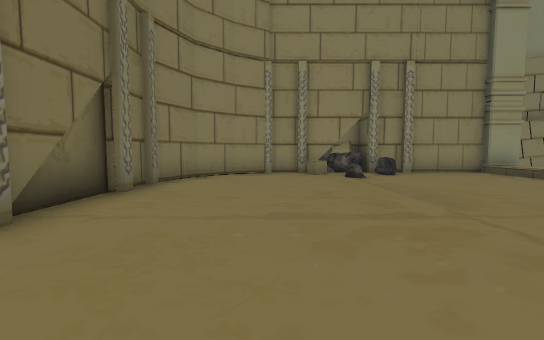
view 1 (above)

14 first-person views from a walk through a scene from a Unity 3-D project. The camera is 1.4 m above the floor, tilts 4° down and sees 90° across. The floor is counted in squares, 2 m on a side. Each view is taken from the middle of a square. On the plan, view 1 faces up. The plan holds only what a view shows up to about 9 squares ahead; the rest is blank. The place goes on beyond the plan. Some surface patterns are stand-ins.

view 2
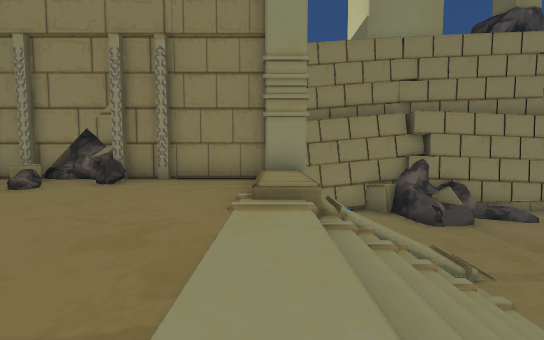

view 3
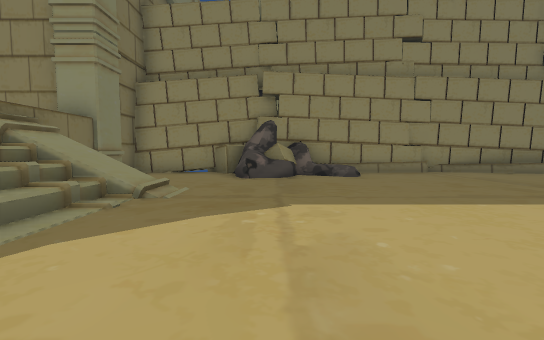

view 4
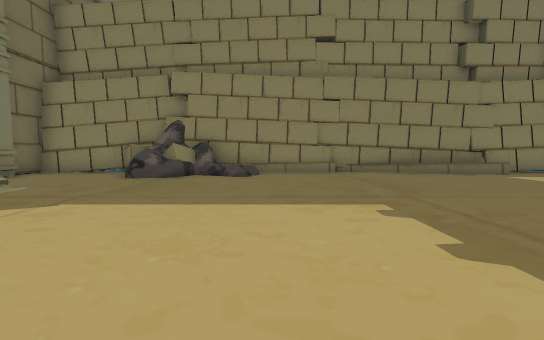

view 5
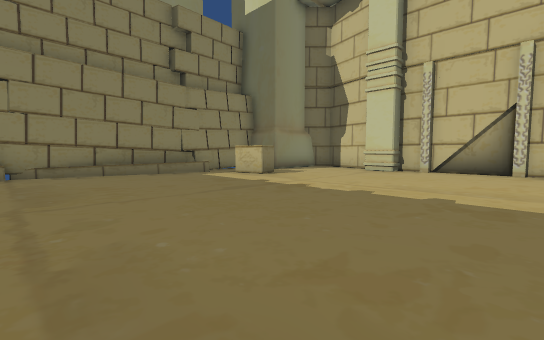

view 6
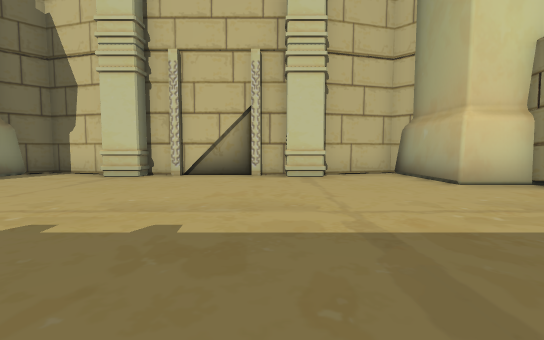

view 7
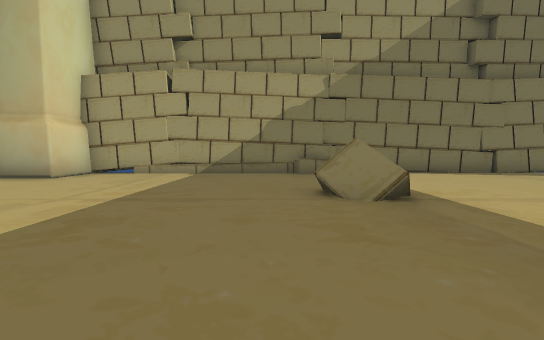

view 8
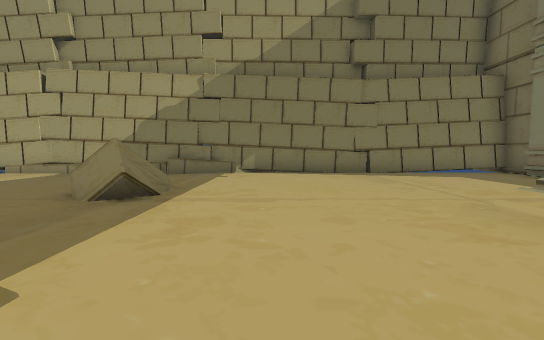

view 9
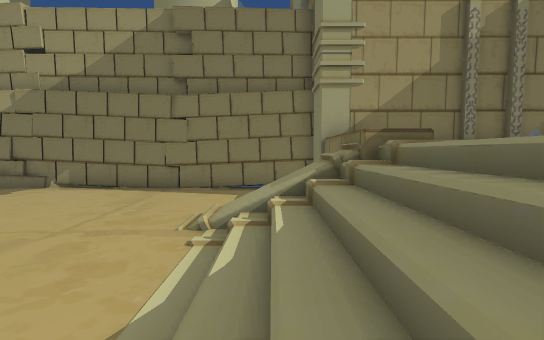

view 10
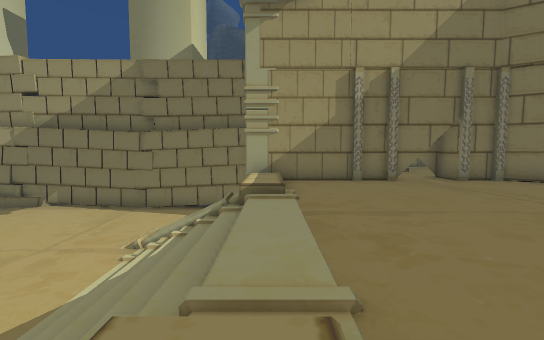

view 11
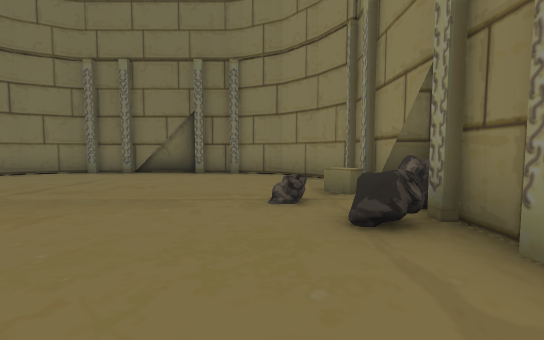

view 12
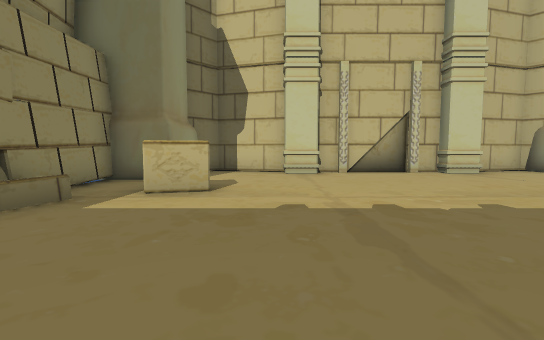

view 13
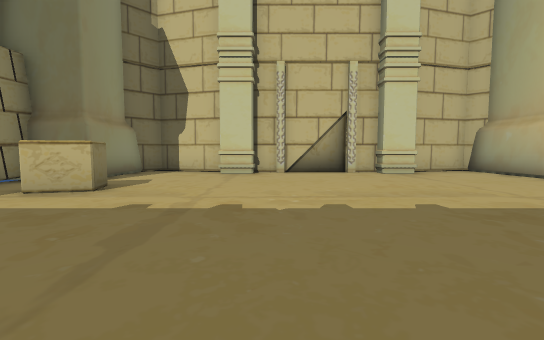

view 14
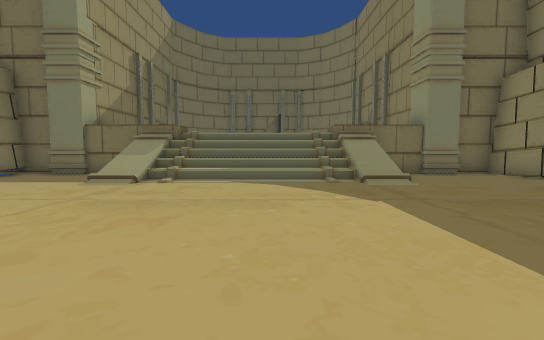

### Floor plan
Key: @ floor where view 1 was taken; # wall or solid block; . main floor; : floor 0.25 m higher than the main floor; + floor 2.5 m higher than the main floor; * floor 3 m higher than the main floor; / step, stairs or slope; = window, fence, low wall or low ledge; ^ raised ledge; v drop or lower ground; R rock.
Columns run from 3 left of view 1 to 28 right of it. Each row starts with its distance up from view 1.
 11     #     ######R############
 10     ###   #...##R=......^^..####
  9   ###R#####...==..........#....#
  8  ##+==R+++*....................#
  7 ##+++R++++*./:................##
  6 #+++++++++/=//................#
  5 #++++++++++//.................#
  4 #++++++++++//.................#
  3 #++++++++++//.................#
  2 #++++++++++//.................#
  1 #+++++++++/v#=......##........#
  0 ##+@++++++* #=......##........##
 -1  ##+++++++*....................#
 -2   #########.................####
 -3           #..........=......#
 -4           ###################

Positions as (right, up) in squares from view 1, and headings:
1: (0, 0), facing up
2: (7, 2), facing up
3: (12, 2), facing up
4: (15, 2), facing up
5: (17, 2), facing up-right
6: (19, 2), facing right
7: (19, 5), facing down
8: (15, 5), facing down
9: (9, 5), facing down
10: (7, 7), facing down
11: (6, 7), facing left
12: (18, 7), facing right
13: (18, 5), facing right
14: (16, 4), facing left
